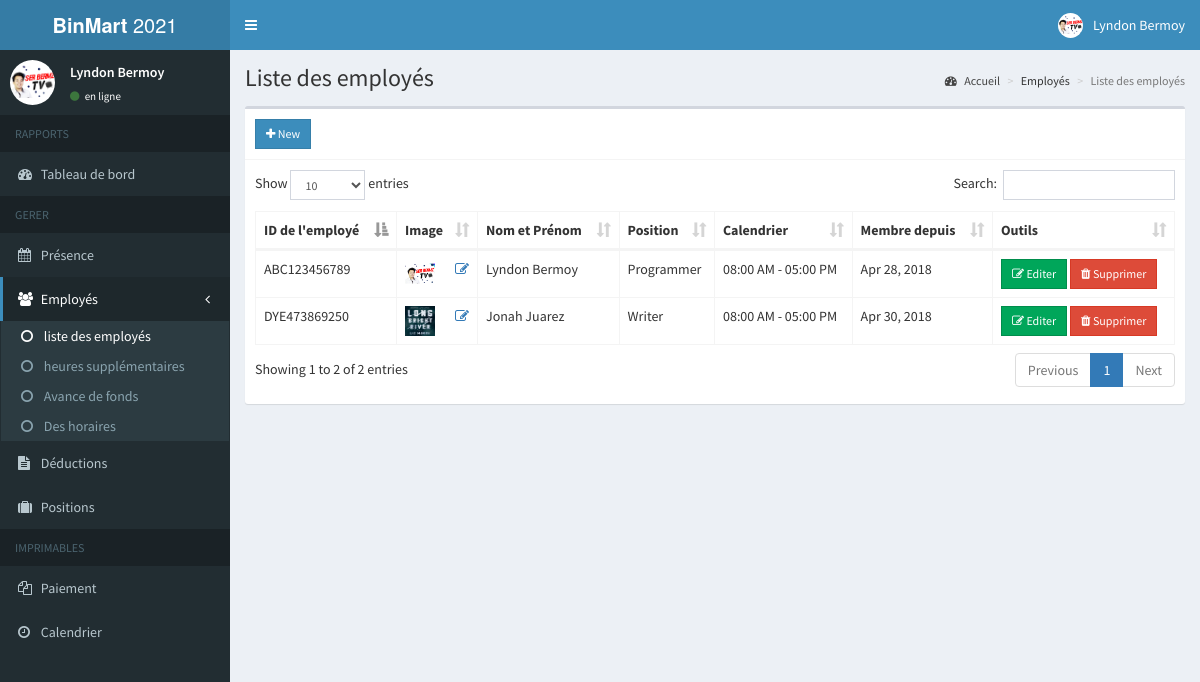
Screenshot of /admin/employee.php (signed in) with the database file from the repository.
### tables this page shows
CREATE TABLE `employees` (
  `id` int(11) NOT NULL,
  `employee_id` varchar(15) NOT NULL,
  `firstname` varchar(50) NOT NULL,
  `lastname` varchar(50) NOT NULL,
  `address` text NOT NULL,
  `birthdate` date NOT NULL,
  `contact_info` varchar(100) NOT NULL,
  `gender` varchar(10) NOT NULL,
  `position_id` int(11) NOT NULL,
  `schedule_id` int(11) NOT NULL,
  `photo` varchar(200) NOT NULL,
  `created_on` date NOT NULL
);

CREATE TABLE `position` (
  `id` int(11) NOT NULL,
  `description` varchar(150) NOT NULL,
  `rate` double NOT NULL
);

CREATE TABLE `schedules` (
  `id` int(11) NOT NULL,
  `time_in` time NOT NULL,
  `time_out` time NOT NULL
);

### admin/includes/session.php (called while the page is built, shortened)
<?php
	include 'includes/conn.php';
	$sql = "SELECT * FROM admin WHERE id = '".$_SESSION['admin']."'";
	$query = $conn->query($sql);
	$user = $query->fetch_assoc();
?>

### admin/employee.php (the view, shortened to what this page needs)
<?php include 'includes/session.php'; ?>
<?php include 'includes/header.php'; ?>
<body class="hold-transition skin-blue sidebar-mini">
<div class="wrapper">
  <?php include 'includes/navbar.php'; ?>
  <?php include 'includes/menubar.php'; ?>
  <div class="content-wrapper">
    <section class="content-header">
      <h1>
      Liste des employés
      </h1>
      <ol class="breadcrumb">
        <li><a href="#"><i class="fa fa-dashboard"></i> Accueil</a></li>
        <li>Employés</li>
        <li class="active">Liste des employés</li>
      </ol>
    </section>
    <section class="content">
      <div class="row">
        <div class="col-xs-12">
          <div class="box">
            <div class="box-header with-border">
               <a href="#addnew" data-toggle="modal" class="btn btn-primary btn-sm btn-flat"><i class="fa fa-plus"></i> New</a>
            </div>
            <div class="box-body">
              <table id="example1" class="table table-bordered">
                <thead>
                  <th>ID de l'employé</th>
                  <th>Image</th>
                  <th>Nom et Prénom</th>
                  <th>Position</th>
                  <th>Calendrier</th>
                  <th>Membre depuis</th>
                  <th>Outils</th>
                </thead>
                <tbody>
                  <?php
                    $sql = "SELECT *, employees.id AS empid FROM employees LEFT JOIN position ON position.id=employees.position_id LEFT JOIN schedules ON schedules.id=employees.schedule_id";
                    $query = $conn->query($sql);
                    while($row = $query->fetch_assoc()){
                      ?>
                        <tr>
                          <td><?php echo $row['employee_id']; ?></td>
                          <td><img src="<?php echo (!empty($row['photo']))? '../images/'.$row['photo']:'../images/profile.jpg'; ?>" width="30px" height="30px"> <a href="#edit_photo" data-toggle="modal" class="pull-right photo" data-id="<?php echo $row['empid']; ?>"><span class="fa fa-edit"></span></a></td>
                          <td><?php echo $row['firstname'].' '.$row['lastname']; ?></td>
                          <td><?php echo $row['description']; ?></td>
                          <td><?php echo date('h:i A', strtotime($row['time_in'])).' - '.date('h:i A', strtotime($row['time_out'])); ?></td>
                          <td><?php echo date('M d, Y', strtotime($row['created_on'])) ?></td>
                          <td>
                            <button class="btn btn-success btn-sm edit btn-flat" data-id="<?php echo $row['empid']; ?>"><i class="fa fa-edit"></i> Editer</button>
                            <button class="btn btn-danger btn-sm delete btn-flat" data-id="<?php echo $row['empid']; ?>"><i class="fa fa-trash"></i> Supprimer</button>
                          </td>
                        </tr>
                      <?php
                    }
                  ?>
                </tbody>
              </table>
            </div>
          </div>
        </div>
      </div>
    </section>
  </div>
</div>
</body>
</html>

### admin/includes/header.php (shortened to what this page needs)
<!DOCTYPE html>
<html>
<head>
  	<link rel="stylesheet" href="../bower_components/bootstrap/dist/css/bootstrap.min.css">
  	<link rel="stylesheet" href="../bower_components/font-awesome/css/font-awesome.min.css">
  	<link rel="stylesheet" href="../bower_components/Ionicons/css/ionicons.min.css">
    <link rel="stylesheet" href="../dist/css/AdminLTE.min.css">
    <link rel="stylesheet" href="../bower_components/datatables.net-bs/css/dataTables.bootstrap.min.css">
    <link rel="stylesheet" href="../bower_components/bootstrap-daterangepicker/daterangepicker.css">
    <link rel="stylesheet" href="../plugins/timepicker/bootstrap-timepicker.min.css">
    <link rel="stylesheet" href="../bower_components/bootstrap-datepicker/dist/css/bootstrap-datepicker.min.css">
    <link rel="stylesheet" href="../dist/css/skins/_all-skins.min.css">
</head>

### admin/includes/navbar.php (shortened to what this page needs)
<header class="main-header">
    <a href="" class="logo">
      <span class="logo-lg"><b>BinMart</b> 2021</span>
    </a>
    <nav class="navbar navbar-static-top">
      <a href="#" class="sidebar-toggle" data-toggle="push-menu" role="button">
      </a>
      <div class="navbar-custom-menu">
        <ul class="nav navbar-nav">
          <li class="dropdown user user-menu">
            <a href="#" class="dropdown-toggle" data-toggle="dropdown">
              <img src="<?php echo (!empty($user['photo'])) ? '../images/'.$user['photo'] : '../images/profile.jpg'; ?>" class="user-image" alt="User Image">
              <span class="hidden-xs"><?php echo $user['firstname'].' '.$user['lastname']; ?></span>
            </a>
          </li>
        </ul>
      </div>
    </nav>
  </header>

### admin/includes/menubar.php
<aside class="main-sidebar">
    <section class="sidebar">
      <div class="user-panel">
        <div class="pull-left image">
          <img src="<?php echo (!empty($user['photo'])) ? '../images/'.$user['photo'] : '../images/profile.jpg'; ?>" class="img-circle" alt="User Image">
        </div>
        <div class="pull-left info">
          <p><?php echo $user['firstname'].' '.$user['lastname']; ?></p>
          <a><i class="fa fa-circle text-success"></i> en ligne</a>
        </div>
      </div>
      <ul class="sidebar-menu" data-widget="tree">
        <li class="header">RAPPORTS</li>
        <li class=""><a href="home.php"><i class="fa fa-dashboard"></i> <span>Tableau de bord</span></a></li>
        <li class="header">GERER</li>
        <li><a href="attendance.php"><i class="fa fa-calendar"></i> <span>Présence</span></a></li>
        <li class="treeview">
          <a href="#">
            <i class="fa fa-users"></i>
            <span>Employés</span>
            <span class="pull-right-container">
              <i class="fa fa-angle-left pull-right"></i>
            </span>
          </a>
          <ul class="treeview-menu">
            <li><a href="employee.php"><i class="fa fa-circle-o"></i> liste des employés</a></li>
            <li><a href="overtime.php"><i class="fa fa-circle-o"></i> heures supplémentaires</a></li>
            <li><a href="cashadvance.php"><i class="fa fa-circle-o"></i> Avance de fonds</a></li>
            <li><a href="schedule.php"><i class="fa fa-circle-o"></i> Des horaires</a></li>
          </ul>
        </li>
        <li><a href="deduction.php"><i class="fa fa-file-text"></i> Déductions</a></li>
        <li><a href="position.php"><i class="fa fa-suitcase"></i> Positions</a></li>
        <li class="header">IMPRIMABLES</li>
        <li><a href="payroll.php"><i class="fa fa-files-o"></i> <span>Paiement</span></a></li>
        <li><a href="schedule_employee.php"><i class="fa fa-clock-o"></i> <span>Calendrier</span></a></li>
      </ul>
    </section>
  </aside>

### rows the page displays
employees: employee "ABC123456789", photo (picture), firstname "Lyndon", lastname "Bermoy", position.description "Programmer", schedule.time_in "08:00 AM", schedule.time_out "05:00 PM", created_on "Apr 28, 2018"
employees: employee "DYE473869250", photo (picture), firstname "Jonah", lastname "Juarez", position.description "Writer", schedule.time_in "08:00 AM", schedule.time_out "05:00 PM", created_on "Apr 30, 2018"

### other values shown
$user['firstname'] "Lyndon"
$user['lastname'] "Bermoy"
